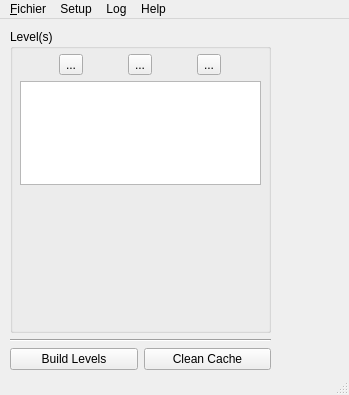
<?xml version="1.0" encoding="UTF-8"?>
<ui version="4.0">
 <class>MainWindow</class>
 <widget class="QMainWindow" name="MainWindow">
  <property name="geometry">
   <rect>
    <x>0</x>
    <y>0</y>
    <width>349</width>
    <height>395</height>
   </rect>
  </property>
  <property name="windowTitle">
   <string>MainWindow</string>
  </property>
  <widget class="QWidget" name="centralwidget">
   <widget class="QWidget" name="verticalLayoutWidget_2">
    <property name="geometry">
     <rect>
      <x>10</x>
      <y>10</y>
      <width>261</width>
      <height>341</height>
     </rect>
    </property>
    <layout class="QVBoxLayout" name="verticalLayout_2">
     <item>
      <widget class="QGroupBox" name="levels">
       <property name="title">
        <string>Level(s)</string>
       </property>
       <widget class="QWidget" name="verticalLayoutWidget">
        <property name="geometry">
         <rect>
          <x>10</x>
          <y>25</y>
          <width>241</width>
          <height>131</height>
         </rect>
        </property>
        <layout class="QVBoxLayout" name="verticalLayout">
         <property name="spacing">
          <number>6</number>
         </property>
         <item>
          <layout class="QHBoxLayout" name="horizontalLayout">
           <item>
            <widget class="QToolButton" name="btn_select">
             <property name="text">
              <string>...</string>
             </property>
            </widget>
           </item>
           <item>
            <widget class="QToolButton" name="btn_deselect">
             <property name="text">
              <string>...</string>
             </property>
            </widget>
           </item>
           <item>
            <widget class="QToolButton" name="btn_edit">
             <property name="text">
              <string>...</string>
             </property>
            </widget>
           </item>
          </layout>
         </item>
         <item>
          <widget class="QListView" name="listView"/>
         </item>
        </layout>
       </widget>
       <zorder>verticalLayoutWidget</zorder>
       <zorder>horizontalLayoutWidget_3</zorder>
      </widget>
     </item>
     <item>
      <widget class="Line" name="line">
       <property name="orientation">
        <enum>Qt::Horizontal</enum>
       </property>
      </widget>
     </item>
     <item>
      <layout class="QHBoxLayout" name="horizontalLayout_3">
       <item>
        <widget class="QPushButton" name="pushButton">
         <property name="text">
          <string>Build Levels</string>
         </property>
        </widget>
       </item>
       <item>
        <widget class="QPushButton" name="pushButton_2">
         <property name="text">
          <string>Clean Cache</string>
         </property>
        </widget>
       </item>
      </layout>
     </item>
    </layout>
   </widget>
  </widget>
  <widget class="QMenuBar" name="menubar">
   <property name="geometry">
    <rect>
     <x>0</x>
     <y>0</y>
     <width>349</width>
     <height>21</height>
    </rect>
   </property>
   <widget class="QMenu" name="menu_Fichier">
    <property name="title">
     <string>&amp;Fichier</string>
    </property>
    <addaction name="actionNouveau_Setup"/>
    <addaction name="actionOuvrir"/>
    <addaction name="actionUpdate"/>
    <addaction name="separator"/>
    <addaction name="actionExit"/>
   </widget>
   <widget class="QMenu" name="menuSetup">
    <property name="title">
     <string>Setup</string>
    </property>
    <addaction name="actionPaths"/>
    <addaction name="actionNetworks"/>
    <addaction name="actionCSV"/>
   </widget>
   <widget class="QMenu" name="menuLog">
    <property name="title">
     <string>Log</string>
    </property>
    <addaction name="actionShow_log_folder"/>
    <addaction name="actionClean_Log"/>
   </widget>
   <widget class="QMenu" name="menuHelp">
    <property name="title">
     <string>Help</string>
    </property>
    <addaction name="actionAbout"/>
    <addaction name="actionUpdates"/>
    <addaction name="actionShortcut"/>
   </widget>
   <addaction name="menu_Fichier"/>
   <addaction name="menuSetup"/>
   <addaction name="menuLog"/>
   <addaction name="menuHelp"/>
  </widget>
  <widget class="QStatusBar" name="statusbar"/>
  <action name="actionNouveau_Setup">
   <property name="text">
    <string>Nouveau Setup</string>
   </property>
   <property name="shortcut">
    <string>Ctrl+S</string>
   </property>
  </action>
  <action name="actionUpdate">
   <property name="text">
    <string>Update</string>
   </property>
  </action>
  <action name="actionExit">
   <property name="text">
    <string>Exit</string>
   </property>
   <property name="shortcut">
    <string>Ctrl+Q</string>
   </property>
  </action>
  <action name="actionPaths">
   <property name="text">
    <string>Paths</string>
   </property>
  </action>
  <action name="actionNetworks">
   <property name="text">
    <string>Networks</string>
   </property>
  </action>
  <action name="actionCSV">
   <property name="text">
    <string>CSV</string>
   </property>
  </action>
  <action name="actionShow_log_folder">
   <property name="text">
    <string>Show log folder</string>
   </property>
  </action>
  <action name="actionClean_Log">
   <property name="text">
    <string>Clean Log</string>
   </property>
  </action>
  <action name="actionAbout">
   <property name="text">
    <string>About</string>
   </property>
  </action>
  <action name="actionUpdates">
   <property name="text">
    <string>Updates</string>
   </property>
  </action>
  <action name="actionShortcut">
   <property name="text">
    <string>Shortcut</string>
   </property>
  </action>
  <action name="actionOuvrir">
   <property name="text">
    <string>Ouvrir</string>
   </property>
   <property name="shortcut">
    <string>Ctrl+O</string>
   </property>
  </action>
 </widget>
 <resources/>
 <connections/>
</ui>
